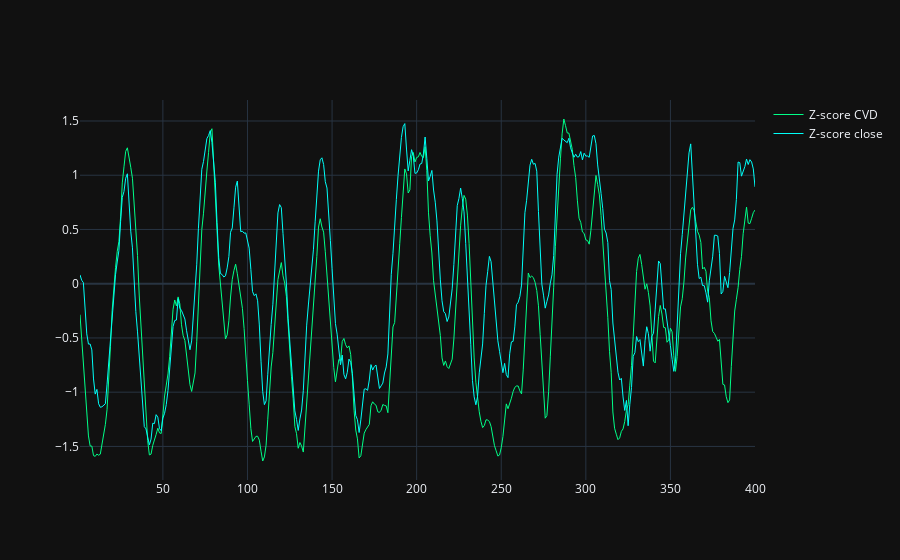

Notebook cell for this chart:
### Code cell
window_z_score = Z_SCORE_CVD.iloc[3000:3400]
window_z_score_close = Z_SCORE_close.iloc[3000:3400]
index_num = np.arange(1, len(window_z_score) + 1)


fig = go.Figure(data=[go.Scatter(
    x=index_num, 
    y=window_z_score,
    mode='lines',
    name='Z-score CVD',
    line=dict(color='#00ff88', width=1)
)])

fig.add_trace(go.Scatter(
    x=index_num,
    y=window_z_score_close,
    mode='lines',
    name='Z-score close',
    line=dict(color='#00fff8', width=1)
))
fig.show()

### Figure 1 — Plotly figure (JSON) as saved in the notebook; plotly's stock layout.template omitted (floating-point values rounded to 4 significant figures; data arrays with more than 128 entries replaced by an {"elided": "..."} marker saying what was removed)
{"data": [{"line": {"color": "#00ff88", "width": 1}, "mode": "lines", "name": "Z-score CVD", "type": "scatter", "x": {"elided": "400 int values"}, "y": {"elided": "400 float values"}}, {"line": {"color": "#00fff8", "width": 1}, "mode": "lines", "name": "Z-score close", "type": "scatter", "x": {"elided": "400 int values"}, "y": {"elided": "400 float values"}}], "layout": {}}
